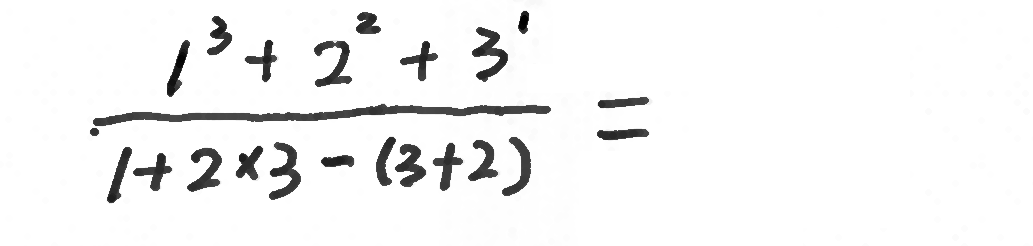
%> input picture code/level3.png, 1033 x 246 px
$ octave create_struct.m   (GNU Octave 9; MATLAB toolbox functions it lacks are replaced by stand-ins)
%> lines starting %> are read from the running program, lines starting %| are printed output that depends on the picture; in (x1, y1, x2, y2) boxes, pixels count from 0 and x2, y2 are one past the last pixel; in counts of white or black regions, pixels touching at a corner belong together; the program's own positions count from 1
%> further down, im is the input picture: size 246x1033x3 uint8; min 2, max 255, mean 243.1
### code/image_segmentation.m
function S = image_segmentation(im)
% S = image_segmentation(im)
%
% Varargins:
% - im: input image
%
% Varargouts:
% - S: struct
%

%% Convert to binary image
if(ndims(im) == 3) % RGB image
    im = rgb2gray(im);
%> im: size 246x1033 uint8
end
threshold = graythresh(im);
%> threshold = 0.598
% threshold = 0.2;
bw = im2bw(im, threshold);
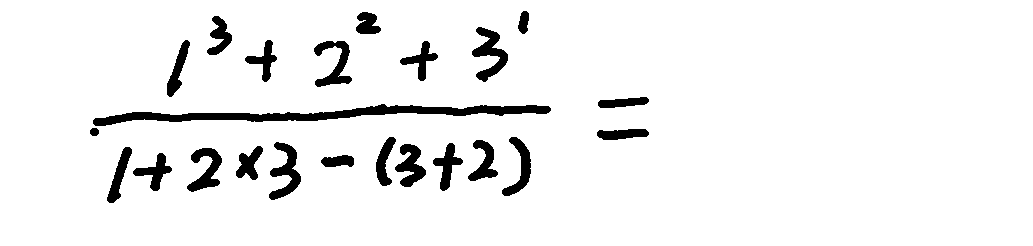
%> bw: size 246x1033 logical; 94.1% white; 23 black regions

%% Remove all object containing fewer than 100 pixels
bw = bwareaopen(bw, 100);

%% Erosion then Dilation
% imagen = bwmorph(imagen, 'thin', 5);
% imagen = bwmorph(imagen, 'thicken', 5);

%% Segment
% Label connected components
CC = bwconncomp(bw);
%> CC = 1 connected component
% Measure properties of image regions
S = regionprops(CC, 'Image', 'BoundingBox');
%> S = 1 region; box (x1, y1, x2, y2): (0, 0, 1033, 246)

end

### code/create_struct.m
clear; close all; clc;

im = imread('level3.png');
S = image_segmentation(im);
%> S = 1 region; box (x1, y1, x2, y2): (0, 0, 1033, 246)

numfids = length(S);
%> numfids = 1

OS = [];
for k = 1:numfids
    SS = S(k);
    imshow(SS.Image);
%> (the run ends here)

$ run again, with code/level2.png copied over code/level3.png
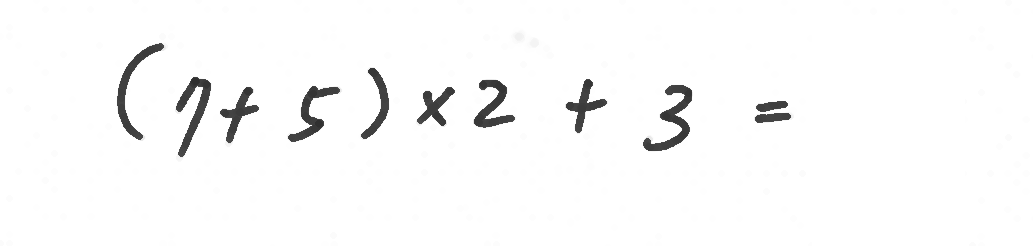
%> input picture code/level2.png, 1033 x 246 px
%> im is the input picture: size 246x1033x3 uint8; min 47, max 255, mean 249
%> im: size 246x1033 uint8
%> threshold = 0.598
%> in image_segmentation, `bw = im2bw(im, threshold);`:
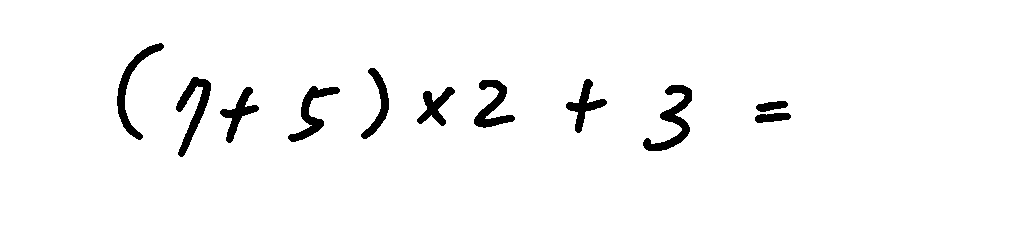
%> bw: size 246x1033 logical; 96.9% white; 11 black regions
%> CC = 1 connected component
%> in image_segmentation, `S = regionprops(CC, 'Image', 'BoundingBox');`: S = 1 region; box (x1, y1, x2, y2): (0, 0, 1033, 246)
%> numfids = 1

$ run again, with code/level5.png copied over code/level3.png
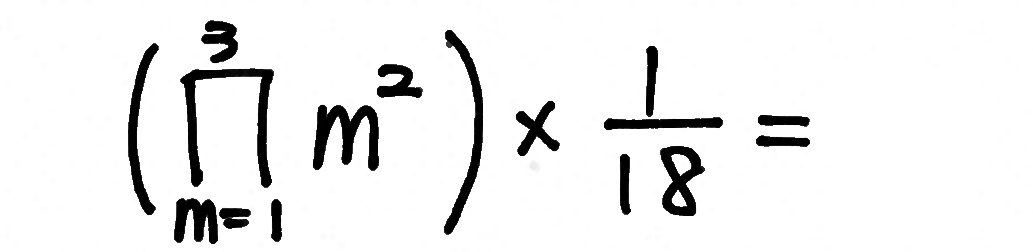
%> input picture code/level5.png, 1033 x 252 px
%> im is the input picture: size 252x1033x3 uint8; min 0, max 255, mean 236.8
%> im: size 252x1033 uint8
%> threshold = 0.598
%> in image_segmentation, `bw = im2bw(im, threshold);`:
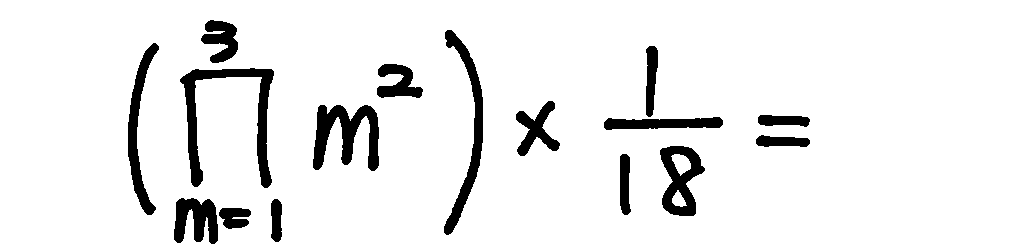
%> bw: size 252x1033 logical; 92.7% white; 16 black regions
%> CC = 3 connected components
%> in image_segmentation, `S = regionprops(CC, 'Image', 'BoundingBox');`: S = 3 regions; box (x1, y1, x2, y2): (0, 0, 1033, 252), (671, 154, 691, 176), (672, 190, 687, 207)
%> numfids = 3
